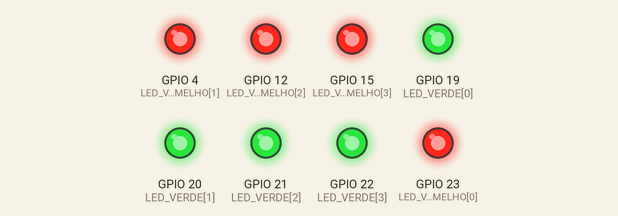
Simulated run of this sketch. Board: ESP32-C6. On the bench: output pins drawn as LEDs (lit = HIGH). What the sketch prints to the serial monitor is not drawn.

Above: at 6.3 s.
At 7.8 s:
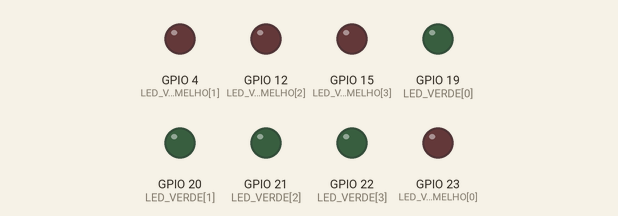
Timing chart, 0 to 9.1 s (numbered marks = the images above):
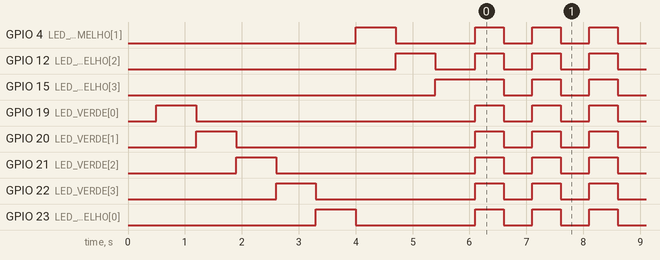

The sketch:

Teste_LEDs.ino
```cpp
// Teste dos 8 LEDs (4 verdes e 4 vermelhos), numa ESP32-C6-DevKitM-1.
// Placa no Arduino IDE: "ESP32C6 Dev Module", com USB CDC On Boot > Disabled.
//
// 1. No arranque acende cada LED sozinho, um de cada vez, e escreve no
//    Serial Monitor qual e o pino, para confirmares cada ligacao.
// 2. Depois pisca os 8 LEDs todos juntos, meio segundo aceso e meio apagado.
//
// Ligacao de cada LED: GPIO -> resistencia de 220 ohm -> perna comprida (+);
// perna curta (-) -> GND.

const int NUM_LEDS = 4;

const int LED_VERDE[NUM_LEDS]    = {19, 20, 21, 22};
const int LED_VERMELHO[NUM_LEDS] = {23,  4, 12, 15};

const unsigned long TEMPO_CADA_LED_MS = 700;  // tempo aceso de cada LED no teste inicial
const unsigned long PISCAR_MS = 500;          // meio segundo aceso, meio apagado

void acenderUm(int pino, const char *cor, int numero) {
  Serial.printf("[LEDS] %s %d no GPIO %d\n", cor, numero, pino);
  digitalWrite(pino, HIGH);
  delay(TEMPO_CADA_LED_MS);
  digitalWrite(pino, LOW);
}

void setup() {
  Serial.begin(115200);
  delay(500);
  Serial.println();
  Serial.println("=== Teste dos LEDs ===");

  // Desliga o LED RGB integrado da placa (GPIO 8)
  rgbLedWrite(RGB_BUILTIN, 0, 0, 0);

  for (int i = 0; i < NUM_LEDS; i++) {
    pinMode(LED_VERDE[i], OUTPUT);
    pinMode(LED_VERMELHO[i], OUTPUT);
  }

  // Um de cada vez
  for (int i = 0; i < NUM_LEDS; i++) acenderUm(LED_VERDE[i], "Verde", i + 1);
  for (int i = 0; i < NUM_LEDS; i++) acenderUm(LED_VERMELHO[i], "Vermelho", i + 1);

  Serial.println("[LEDS] Agora a piscar todos juntos");
}

void loop() {
  static bool aceso = false;
  aceso = !aceso;
  for (int i = 0; i < NUM_LEDS; i++) {
    digitalWrite(LED_VERDE[i], aceso ? HIGH : LOW);
    digitalWrite(LED_VERMELHO[i], aceso ? HIGH : LOW);
  }
  delay(PISCAR_MS);
}
```

Measured:
- by itself, GPIO 15 (LED_VERMELHO[3]): alternates HIGH for 0.50 s and LOW for 0.50 s
- by itself, GPIO 4 (LED_VERMELHO[1]), GPIO 12 (LED_VERMELHO[2]), GPIO 19 (LED_VERDE[0]), GPIO 20 (LED_VERDE[1]), GPIO 21 (LED_VERDE[2]), GPIO 22 (LED_VERDE[3]), GPIO 23 (LED_VERMELHO[0]): repeats every 1.0 s: HIGH 0.50 s, LOW 0.50 s
